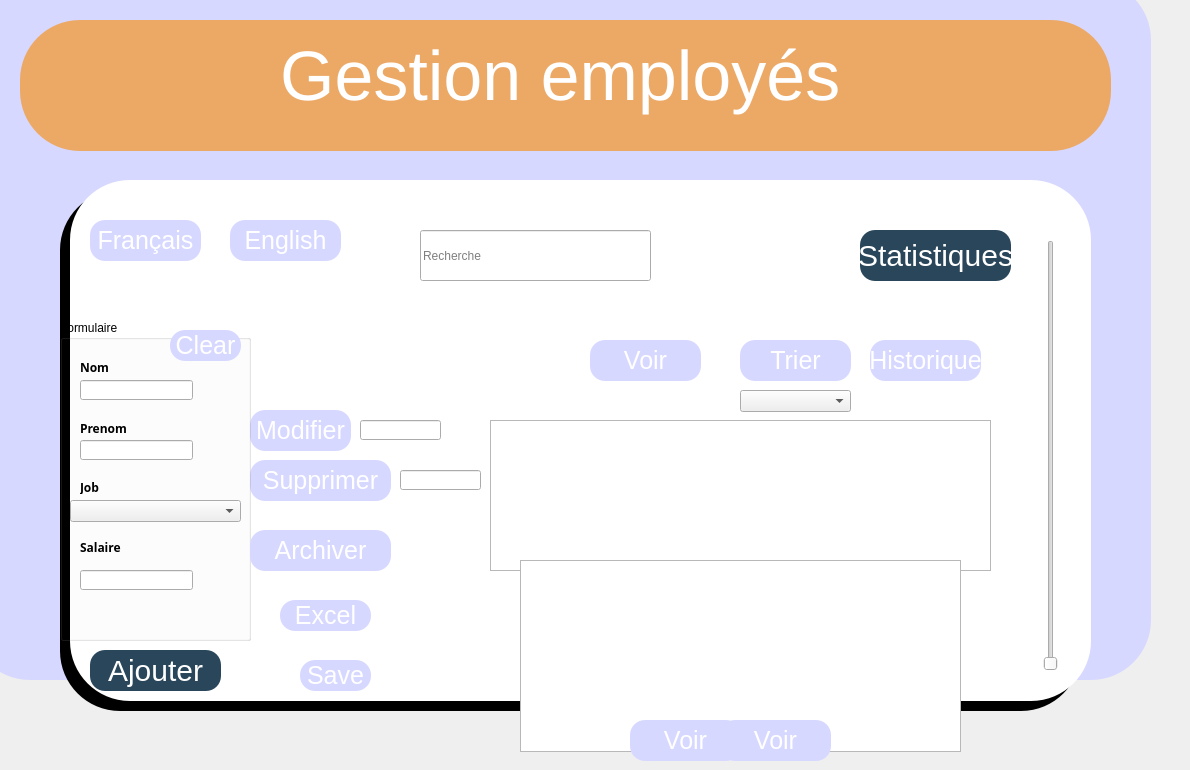
   <widget class="QWidget" name="page_3">
    <widget class="QPushButton" name="pushButton_7">
     <property name="geometry">
      <rect>
       <x>20</x>
       <y>20</y>
       <width>1091</width>
       <height>131</height>
      </rect>
     </property>
     <property name="styleSheet">
      <string notr="true">QPushButton{
background:#ECA966;
font-size:70px;
border-radius:60px;
color:white;
}</string>
     </property>
     <property name="text">
      <string/>
     </property>
    </widget>
    <widget class="QLabel" name="Reparation">
     <property name="geometry">
      <rect>
       <x>280</x>
       <y>20</y>
       <width>601</width>
       <height>111</height>
      </rect>
     </property>
     <property name="styleSheet">
      <string notr="true">QLabel{
font-size:70px;
color:white;
}</string>
     </property>
     <property name="text">
      <string>Gestion employés</string>
     </property>
    </widget>
    <widget class="QPushButton" name="Retour">
     <property name="geometry">
      <rect>
       <x>70</x>
       <y>50</y>
       <width>81</width>
       <height>71</height>
      </rect>
     </property>
     <property name="styleSheet">
      <string notr="true">QPushButton{
background:#ECA966;
font-size:70px;
border-radius:60px;
color:white;
}</string>
     </property>
     <property name="text">
      <string/>
     </property>
     <property name="icon">
      <iconset>
       <normaloff>../../../../../Downloads/Images/icons8-undo-100.png</normaloff>../../../../../Downloads/Images/icons8-undo-100.png</iconset>
     </property>
     <property name="iconSize">
      <size>
       <width>70</width>
       <height>70</height>
      </size>
     </property>
    </widget>
    <widget class="QPushButton" name="pushButton_3">
     <property name="geometry">
      <rect>
       <x>60</x>
       <y>190</y>
       <width>1021</width>
       <height>521</height>
      </rect>
     </property>
     <property name="styleSheet">
      <string notr="true">QPushButton{
background:black;
font-size:70px;
border-radius:60px;
color:white;
}</string>
     </property>
     <property name="text">
      <string/>
     </property>
    </widget>
    <widget class="QPushButton" name="pushButton_4">
     <property name="geometry">
      <rect>
       <x>70</x>
       <y>180</y>
       <width>1021</width>
       <height>521</height>
      </rect>
     </property>
     <property name="styleSheet">
      <string notr="true">QPushButton{
background:white;
font-size:70px;
border-radius:60px;
color:white;
}</string>
     </property>
     <property name="text">
      <string/>
     </property>
    </widget>
    <widget class="QPushButton" name="pushButton_6">
     <property name="geometry">
      <rect>
       <x>-30</x>
       <y>-20</y>
       <width>1181</width>
       <height>700</height>
      </rect>
     </property>
     <property name="styleSheet">
      <string notr="true">QPushButton{
background:rgb(215, 216, 255);
font-size:70px;
border-radius:60px;
color:white;
}</string>
     </property>
     <property name="text">
      <string/>
     </property>
    </widget>
    <widget class="QSlider" name="verticalSlider">
     <property name="geometry">
      <rect>
       <x>1040</x>
       <y>240</y>
       <width>22</width>
       <height>431</height>
      </rect>
     </property>
     <property name="orientation">
      <enum>Qt::Vertical</enum>
     </property>
    </widget>
    <widget class="QPushButton" name="ajouter_emp">
     <property name="geometry">
      <rect>
       <x>90</x>
       <y>650</y>
       <width>131</width>
       <height>41</height>
      </rect>
     </property>
     <property name="styleSheet">
      <string notr="true">QPushButton{
background:#29465B;
font-size:30px;
border-radius:15px;
color:white;
}

QPushButton:hover{
color:#3794AB;
border-radius:15px;
background:white;
font-size:30px;
}</string>
     </property>
     <property name="text">
      <string>Ajouter</string>
     </property>
    </widget>
    <widget class="QLineEdit" name="recherche_emp">
     <property name="geometry">
      <rect>
       <x>420</x>
       <y>230</y>
       <width>231</width>
       <height>51</height>
      </rect>
     </property>
     <property name="placeholderText">
      <string>Recherche</string>
     </property>
    </widget>
    <widget class="QPushButton" name="supprimer_emp">
     <property name="geometry">
      <rect>
       <x>250</x>
       <y>460</y>
       <width>141</width>
       <height>41</height>
      </rect>
     </property>
     <property name="styleSheet">
      <string notr="true">QPushButton{
background:rgb(215, 216, 255);
font-size:25px;
border-radius:15px;
color:white;
}

QPushButton:hover{
color:#3794AB;
border-radius:15px;
background:white;
font-size:30px;
}</string>
     </property>
     <property name="text">
      <string>Supprimer</string>
     </property>
    </widget>
    <widget class="QPushButton" name="modifier_btnSet">
     <property name="geometry">
      <rect>
       <x>250</x>
       <y>410</y>
       <width>101</width>
       <height>41</height>
      </rect>
     </property>
     <property name="styleSheet">
      <string notr="true">QPushButton{
background:rgb(215, 216, 255);
font-size:25px;
border-radius:15px;
color:white;
}

QPushButton:hover{
color:#3794AB;
border-radius:15px;
background:white;
font-size:30px;
}</string>
     </property>
     <property name="text">
      <string>Modifier</string>
     </property>
    </widget>
    <widget class="QPushButton" name="voir_btnemp">
     <property name="geometry">
      <rect>
       <x>590</x>
       <y>340</y>
       <width>111</width>
       <height>41</height>
      </rect>
     </property>
     <property name="styleSheet">
      <string notr="true">QPushButton{
background:rgb(215, 216, 255);
font-size:25px;
border-radius:15px;
color:white;
}

QPushButton:hover{
color:#3794AB;
border-radius:15px;
background:white;
font-size:30px;
}</string>
     </property>
     <property name="text">
      <string>Voir</string>
     </property>
    </widget>
    <widget class="QPushButton" name="Statistiques_empBtn">
     <property name="geometry">
      <rect>
       <x>860</x>
       <y>230</y>
       <width>151</width>
       <height>51</height>
      </rect>
     </property>
     <property name="styleSheet">
      <string notr="true">QPushButton{
background:#29465B;
font-size:30px;
border-radius:15px;
color:white;
}

QPushButton:hover{
color:#3794AB;
border-radius:15px;
background:white;
font-size:30px;
}</string>
     </property>
     <property name="text">
      <string>Statistiques</string>
     </property>
    </widget>
    <widget class="QPushButton" name="Rechercher_btn">
     <property name="geometry">
      <rect>
       <x>670</x>
       <y>200</y>
       <width>81</width>
       <height>71</height>
      </rect>
     </property>
     <property name="styleSheet">
      <string notr="true">QPushButton{
background:white;
font-size:70px;
border-radius:60px;
color:white;
}</string>
     </property>
     <property name="text">
      <string/>
     </property>
     <property name="icon">
      <iconset>
       <normaloff>../../../../../Downloads/Images/icons8-search-58.png</normaloff>../../../../../Downloads/Images/icons8-search-58.png</iconset>
     </property>
     <property name="iconSize">
      <size>
       <width>70</width>
       <height>70</height>
      </size>
     </property>
    </widget>
    <widget class="QGroupBox" name="groupBox">
     <property name="geometry">
      <rect>
       <x>60</x>
       <y>320</y>
       <width>191</width>
       <height>321</height>
      </rect>
     </property>
     <property name="title">
      <string>Formulaire</string>
     </property>
     <widget class="QLineEdit" name="nom_input">
      <property name="geometry">
       <rect>
        <x>20</x>
        <y>60</y>
        <width>113</width>
        <height>20</height>
       </rect>
      </property>
     </widget>
     <widget class="QLineEdit" name="prenom_input">
      <property name="geometry">
       <rect>
        <x>20</x>
        <y>120</y>
        <width>113</width>
        <height>20</height>
       </rect>
      </property>
     </widget>
     <widget class="QLabel" name="label_2">
      <property name="geometry">
       <rect>
        <x>20</x>
        <y>40</y>
        <width>47</width>
        <height>14</height>
       </rect>
      </property>
      <property name="font">
       <font>
        <family>Montserrat</family>
        <pointsize>9</pointsize>
        <weight>75</weight>
        <bold>true</bold>
       </font>
      </property>
      <property name="text">
       <string>Nom</string>
      </property>
     </widget>
     <widget class="QLabel" name="label_3">
      <property name="geometry">
       <rect>
        <x>20</x>
        <y>100</y>
        <width>71</width>
        <height>16</height>
       </rect>
      </property>
      <property name="font">
       <font>
        <family>Montserrat</family>
        <pointsize>9</pointsize>
        <weight>75</weight>
        <bold>true</bold>
       </font>
      </property>
      <property name="text">
       <string>Prenom</string>
      </property>
     </widget>
     <widget class="QLabel" name="label_4">
      <property name="geometry">
       <rect>
        <x>20</x>
        <y>160</y>
        <width>47</width>
        <height>14</height>
       </rect>
      </property>
      <property name="font">
       <font>
        <family>Montserrat</family>
        <pointsize>9</pointsize>
        <weight>75</weight>
        <bold>true</bold>
       </font>
      </property>
      <property name="text">
       <string>Job</string>
      </property>
     </widget>
     <widget class="QLabel" name="label_5">
      <property name="geometry">
       <rect>
        <x>20</x>
        <y>220</y>
        <width>47</width>
        <height>14</height>
       </rect>
      </property>
      <property name="font">
       <font>
        <family>Montserrat</family>
        <pointsize>9</pointsize>
        <weight>75</weight>
        <bold>true</bold>
       </font>
      </property>
      <property name="text">
       <string>Salaire</string>
      </property>
     </widget>
     <widget class="QLineEdit" name="salaire_input">
      <property name="geometry">
       <rect>
        <x>20</x>
        <y>250</y>
        <width>113</width>
        <height>20</height>
       </rect>
      </property>
     </widget>
     <widget class="QPushButton" name="clear_empBtn">
      <property name="geometry">
       <rect>
        <x>110</x>
        <y>10</y>
        <width>71</width>
        <height>31</height>
       </rect>
      </property>
      <property name="styleSheet">
       <string notr="true">QPushButton{
background:rgb(215, 216, 255);
font-size:25px;
border-radius:15px;
color:white;
}

QPushButton:hover{
color:#3794AB;
border-radius:15px;
background:white;
font-size:30px;
}</string>
      </property>
      <property name="text">
       <string>Clear</string>
      </property>
     </widget>
     <widget class="QComboBox" name="jobComboBox">
      <property name="geometry">
       <rect>
        <x>10</x>
        <y>180</y>
        <width>171</width>
        <height>22</height>
       </rect>
      </property>
     </widget>
    </widget>
    <widget class="QTableView" name="table_emp">
     <property name="geometry">
      <rect>
       <x>490</x>
       <y>420</y>
       <width>501</width>
       <height>151</height>
      </rect>
     </property>
    </widget>
    <widget class="QLineEdit" name="id_suppInput">
     <property name="geometry">
      <rect>
       <x>400</x>
       <y>470</y>
       <width>81</width>
       <height>20</height>
      </rect>
     </property>
    </widget>
    <widget class="QLineEdit" name="update_empInput">
     <property name="geometry">
      <rect>
       <x>360</x>
       <y>420</y>
       <width>81</width>
       <height>20</height>
      </rect>
     </property>
    </widget>
    <widget class="QPushButton" name="modifier_btn_emp_2">
     <property name="geometry">
      <rect>
       <x>300</x>
       <y>660</y>
       <width>71</width>
       <height>31</height>
      </rect>
     </property>
     <property name="styleSheet">
      <string notr="true">QPushButton{
background:rgb(215, 216, 255);
font-size:25px;
border-radius:15px;
color:white;
}

QPushButton:hover{
color:#3794AB;
border-radius:15px;
background:white;
font-size:30px;
}</string>
     </property>
     <property name="text">
      <string>Save</string>
     </property>
    </widget>
    <widget class="QPushButton" name="excelBtn">
     <property name="geometry">
      <rect>
       <x>280</x>
       <y>600</y>
       <width>91</width>
       <height>31</height>
      </rect>
     </property>
     <property name="styleSheet">
      <string notr="true">QPushButton{
background:rgb(215, 216, 255);
font-size:25px;
border-radius:15px;
color:white;
}

QPushButton:hover{
color:#3794AB;
border-radius:15px;
background:white;
font-size:30px;
}</string>
     </property>
     <property name="text">
      <string>Excel</string>
     </property>
    </widget>
    <widget class="QPushButton" name="trier_empBtn">
     <property name="geometry">
      <rect>
       <x>740</x>
       <y>340</y>
       <width>111</width>
       <height>41</height>
      </rect>
     </property>
     <property name="styleSheet">
      <string notr="true">QPushButton{
background:rgb(215, 216, 255);
font-size:25px;
border-radius:15px;
color:white;
}

QPushButton:hover{
color:#3794AB;
border-radius:15px;
background:white;
font-size:30px;
}</string>
     </property>
     <property name="text">
      <string>Trier</string>
     </property>
    </widget>
    <widget class="QComboBox" name="empComboBox">
     <property name="geometry">
      <rect>
       <x>740</x>
       <y>390</y>
       <width>111</width>
       <height>22</height>
      </rect>
     </property>
    </widget>
    <widget class="QPushButton" name="archiver_emp">
     <property name="geometry">
      <rect>
       <x>250</x>
       <y>530</y>
       <width>141</width>
       <height>41</height>
      </rect>
     </property>
     <property name="styleSheet">
      <string notr="true">QPushButton{
background:rgb(215, 216, 255);
font-size:25px;
border-radius:15px;
color:white;
}

QPushButton:hover{
color:#3794AB;
border-radius:15px;
background:white;
font-size:30px;
}</string>
     </property>
     <property name="text">
      <string>Archiver</string>
     </property>
    </widget>
    <widget class="QPushButton" name="Historique">
     <property name="geometry">
      <rect>
       <x>870</x>
       <y>340</y>
       <width>111</width>
       <height>41</height>
      </rect>
     </property>
     <property name="styleSheet">
      <string notr="true">QPushButton{
background:rgb(215, 216, 255);
font-size:25px;
border-radius:15px;
color:white;
}

QPushButton:hover{
color:#3794AB;
border-radius:15px;
background:white;
font-size:30px;
}</string>
     </property>
     <property name="text">
      <string>Historique</string>
     </property>
    </widget>
    <widget class="QTableView" name="texthistor">
     <property name="geometry">
      <rect>
       <x>520</x>
       <y>560</y>
       <width>441</width>
       <height>192</height>
      </rect>
     </property>
    </widget>
    <widget class="QPushButton" name="voir_btnemp_2">
     <property name="geometry">
      <rect>
       <x>630</x>
       <y>720</y>
       <width>111</width>
       <height>41</height>
      </rect>
     </property>
     <property name="styleSheet">
      <string notr="true">QPushButton{
background:rgb(215, 216, 255);
font-size:25px;
border-radius:15px;
color:white;
}

QPushButton:hover{
color:#3794AB;
border-radius:15px;
background:white;
font-size:30px;
}</string>
     </property>
     <property name="text">
      <string>Voir</string>
     </property>
    </widget>
    <widget class="QPushButton" name="voir_btnemp_3">
     <property name="geometry">
      <rect>
       <x>720</x>
       <y>720</y>
       <width>111</width>
       <height>41</height>
      </rect>
     </property>
     <property name="styleSheet">
      <string notr="true">QPushButton{
background:rgb(215, 216, 255);
font-size:25px;
border-radius:15px;
color:white;
}

QPushButton:hover{
color:#3794AB;
border-radius:15px;
background:white;
font-size:30px;
}</string>
     </property>
     <property name="text">
      <string>Voir</string>
     </property>
    </widget>
    <widget class="QPushButton" name="Franais">
     <property name="geometry">
      <rect>
       <x>90</x>
       <y>220</y>
       <width>111</width>
       <height>41</height>
      </rect>
     </property>
     <property name="styleSheet">
      <string notr="true">QPushButton{
background:rgb(215, 216, 255);
font-size:25px;
border-radius:15px;
color:white;
}

QPushButton:hover{
color:#3794AB;
border-radius:15px;
background:white;
font-size:30px;
}</string>
     </property>
     <property name="text">
      <string>Français</string>
     </property>
    </widget>
    <widget class="QPushButton" name="English">
     <property name="geometry">
      <rect>
       <x>230</x>
       <y>220</y>
       <width>111</width>
       <height>41</height>
      </rect>
     </property>
     <property name="styleSheet">
      <string notr="true">QPushButton{
background:rgb(215, 216, 255);
font-size:25px;
border-radius:15px;
color:white;
}

QPushButton:hover{
color:#3794AB;
border-radius:15px;
background:white;
font-size:30px;
}</string>
     </property>
     <property name="text">
      <string>English</string>
     </property>
    </widget>
    <zorder>pushButton_6</zorder>
    <zorder>pushButton_7</zorder>
    <zorder>Reparation</zorder>
    <zorder>pushButton_3</zorder>
    <zorder>pushButton_4</zorder>
    <zorder>Retour</zorder>
    <zorder>verticalSlider</zorder>
    <zorder>ajouter_emp</zorder>
    <zorder>recherche_emp</zorder>
    <zorder>supprimer_emp</zorder>
    <zorder>modifier_btnSet</zorder>
    <zorder>voir_btnemp</zorder>
    <zorder>Statistiques_empBtn</zorder>
    <zorder>Rechercher_btn</zorder>
    <zorder>groupBox</zorder>
    <zorder>table_emp</zorder>
    <zorder>id_suppInput</zorder>
    <zorder>update_empInput</zorder>
    <zorder>modifier_btn_emp_2</zorder>
    <zorder>excelBtn</zorder>
    <zorder>trier_empBtn</zorder>
    <zorder>empComboBox</zorder>
    <zorder>archiver_emp</zorder>
    <zorder>Historique</zorder>
    <zorder>texthistor</zorder>
    <zorder>voir_btnemp_2</zorder>
    <zorder>voir_btnemp_3</zorder>
    <zorder>Franais</zorder>
    <zorder>English</zorder>
   </widget>
